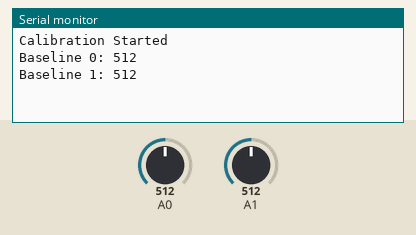
Simulated run of this sketch. Board: Arduino Uno, built with avr-gcc and run on an emulated ATmega328P. Shown: the last lines printed to the serial monitor. The inputs (shaded band) are chosen by the test bench; at power-on: A0 = 512, A1 = 512.

Above: at 7.2 s.
7.3 s: A0 set to 373
8.8 s: A0 set to 351
At 9.5 s:
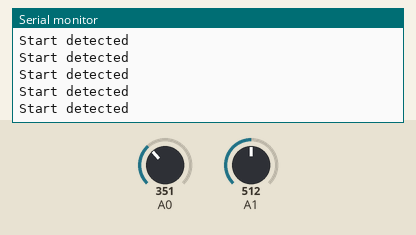
10.7 s: A1 set to 369
13.7 s: A1 set to 346
At 14.8 s:
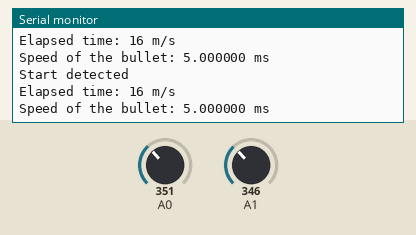

The sketch:

Chronograph_prototype_30.10.ino
```cpp
int baseline[2];
int readings1[3];
int readings2[3];
int sum1 = 0;
int sum2 = 0;
int start = 0;
int end = 0;
bool timing = false;
unsigned long startTime;
unsigned long endTime;
unsigned long elapsedTime;
float speed;

void setup() {
  // put your setup code here, to run once:
  //initialising and averaging for baseline
  pinMode(A0, INPUT);
  pinMode(A1, INPUT);
  Serial.begin(9600);
  Serial.println("Calibration Started");
    for (int i = 0; i < 3; i++){
      readings1[i] = analogRead(A0);
      delay(1000);
      sum1 += readings1[i];
  }
    for (int i = 0; i < 3; i++){
      readings2[i] = analogRead(A1);
      delay(1000);
      sum2 += readings2[i];
  }
  baseline[0] = sum1 / 3;
  baseline[1] = sum2 / 3;
  for (int i = 0; i < 2; i++){
    Serial.print("Baseline "+String(i)+": ");
    Serial.println(baseline[i]);
  }

}

void loop() {
  // put your main code here, to run repeatedly:

  //detecting
  start = analogRead(A0);
  end = analogRead(A1);
  if (start < baseline[0] * 0.7){
    startTime = millis();
    timing = true;
    Serial.println("Start detected");
  }
  if (timing && end < baseline[1] * 0.7){
    endTime = millis();
    elapsedTime = endTime - startTime;
    Serial.print("Elapsed time: ");
    Serial.print(elapsedTime);
    Serial.println(" m/s");

    // calculations assumig 8cm distance travelled
    speed = (8.0/100.0)/(float(elapsedTime)/1000.0);
    Serial.print("Speed of the bullet: ");
    Serial.print(speed, 6);
    Serial.println(" ms");
    timing = false;
  }
}
```

Measured:
- the behaviour switches between 359 and 358 on A0 (found by bisection; images 0 and 1)
- the behaviour switches between 359 and 358 on A1 (found by bisection; images 1 and 2)
- after the input at 8.8 s, the serial monitor: prints a new line at once (image 1)
- after the input at 13.7 s, the serial monitor: prints a new line after 0.09 s (image 2)
